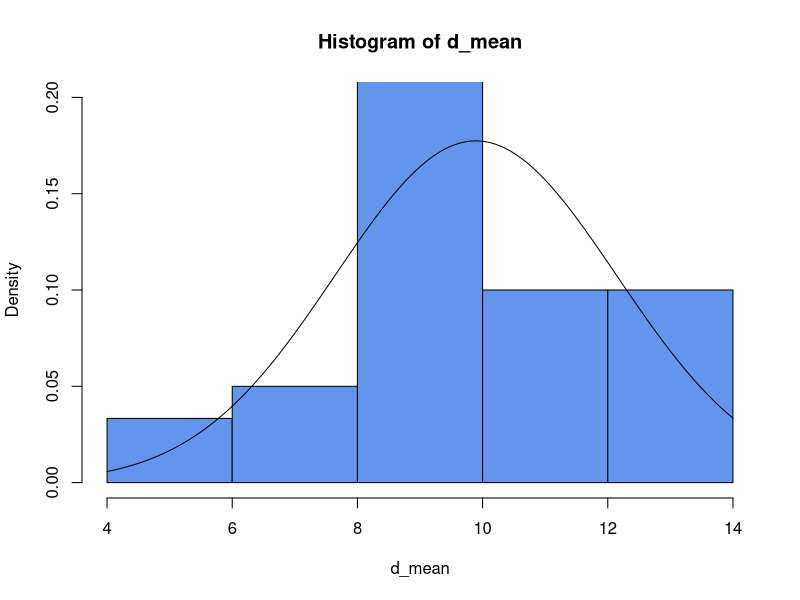
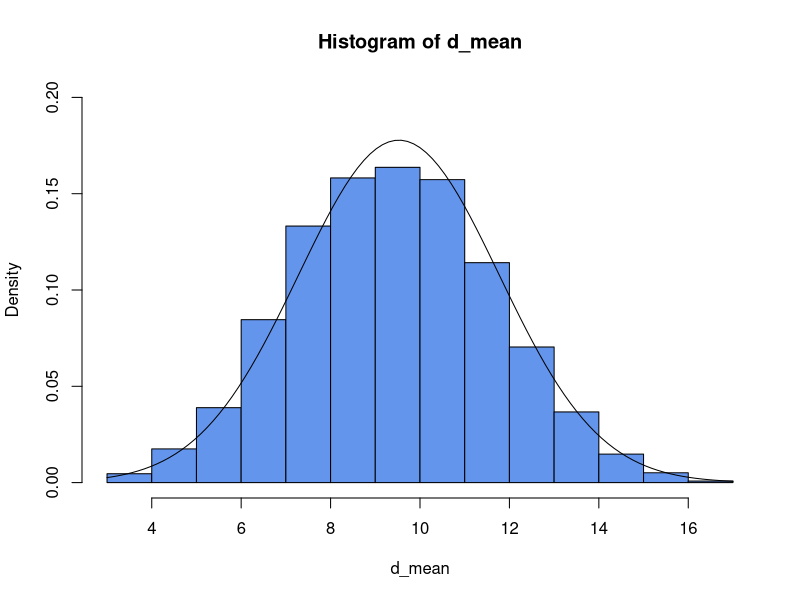

Source code (R) for these figures, in order:
## ---- chunk 1
knitr::opts_chunk$set(echo = TRUE)
## ---- chunk 2
N <- c(3, 4, 6, 8, 10, 11, 12, 15, 17)
media_N <- mean(N)
media_N
sd_N <- sd(N)
sd_N
## ---- chunk 3
N <- c(3, 4, 6, 8, 10, 11, 12, 15, 17)
d_mean <- c()
for (i in 1:30){
  d_mean[i] <- mean(sample(N,size = 4,replace = TRUE))
}
print(d_mean)
## ---- chunk 4
mean(d_mean)
sd(d_mean)
hist(d_mean,col = "cornflowerblue",freq = F,ylim = c(0,0.2))
curve(dnorm(x,mean(d_mean),sd(d_mean)),add=TRUE)
## ---- chunk 5
N <- c(3, 4, 6, 8, 10, 11, 12, 15, 17)
d_mean <- c()
for (i in 1:10000){
  d_mean[i] <- mean(sample(N,size = 4,replace = TRUE))
}
hist(d_mean,col = "cornflowerblue",freq = F,ylim = c(0,0.2))
curve(dnorm(x,mean(d_mean),sd(d_mean)),add=TRUE)
## ---- chunk 6
pnorm(2.3716)
## ---- chunk 7
pnorm(4.74) - pnorm(-1.89)
## ---- chunk 8
pnorm(1.92)
## ---- chunk 9
pnorm(-2.31)
